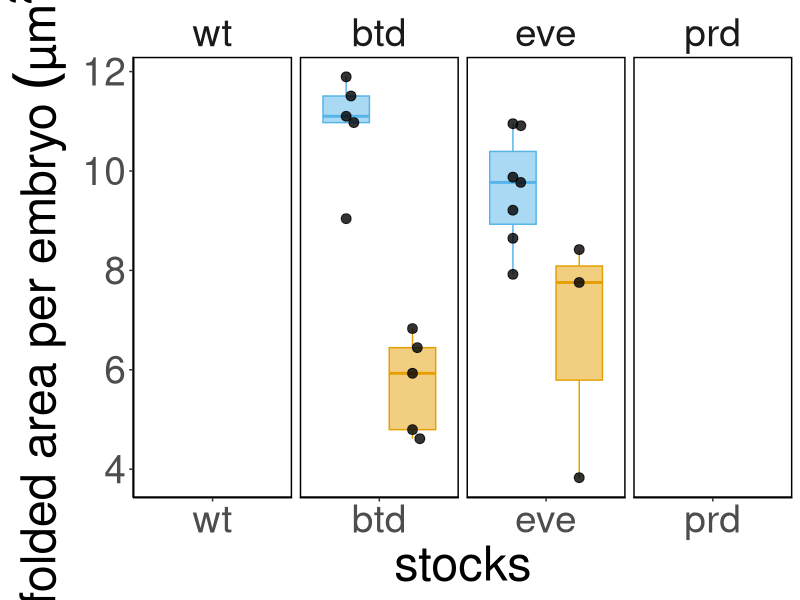
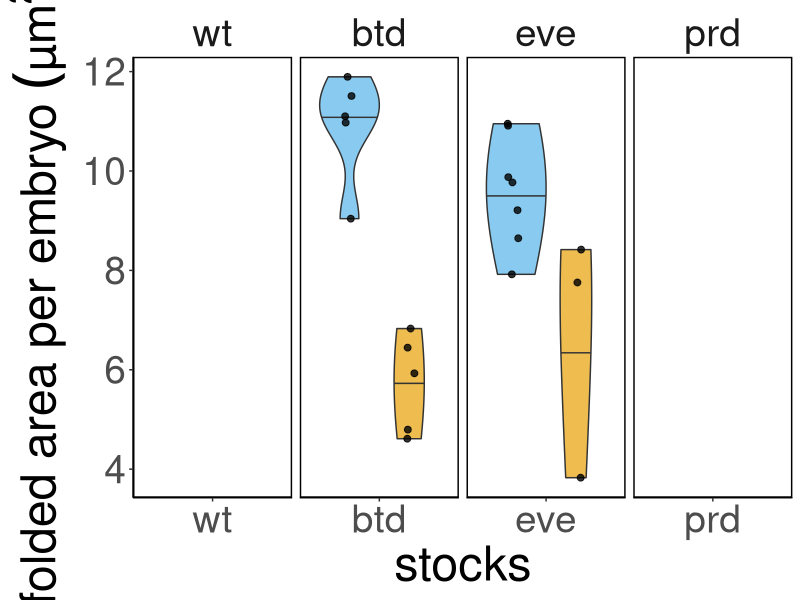
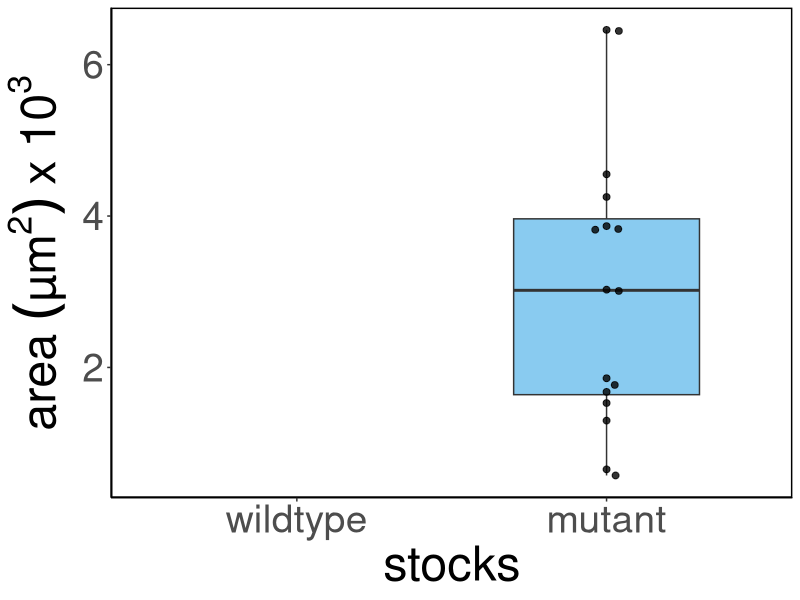
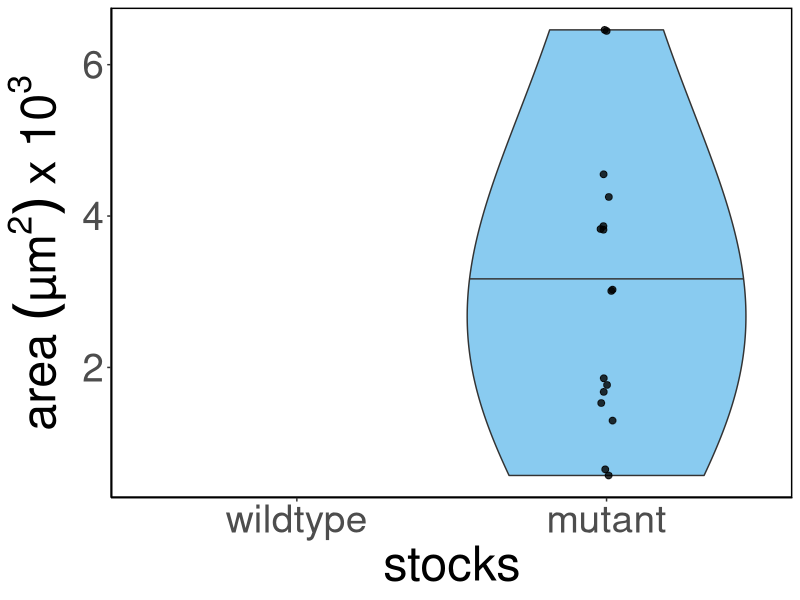
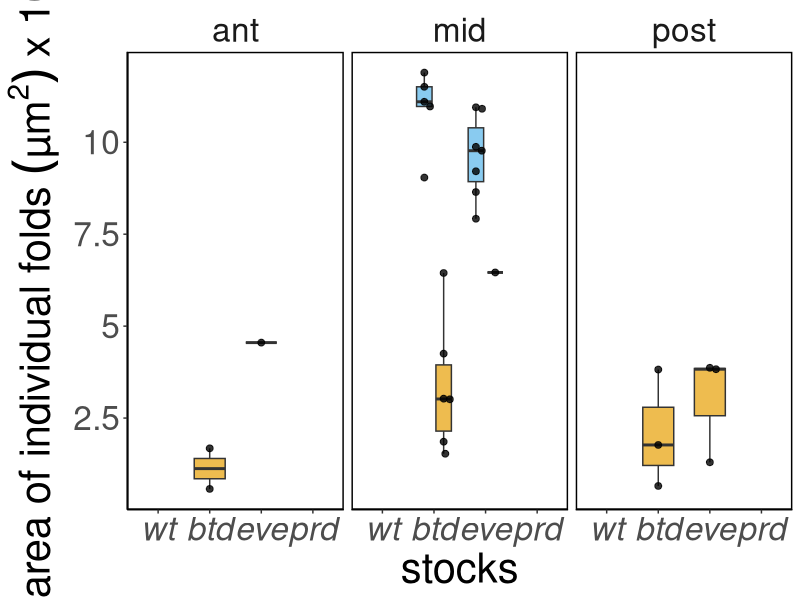
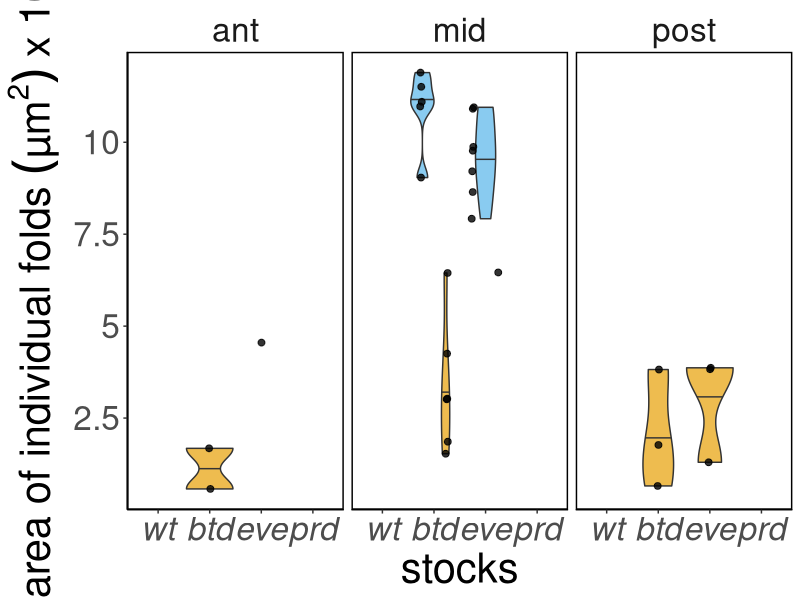
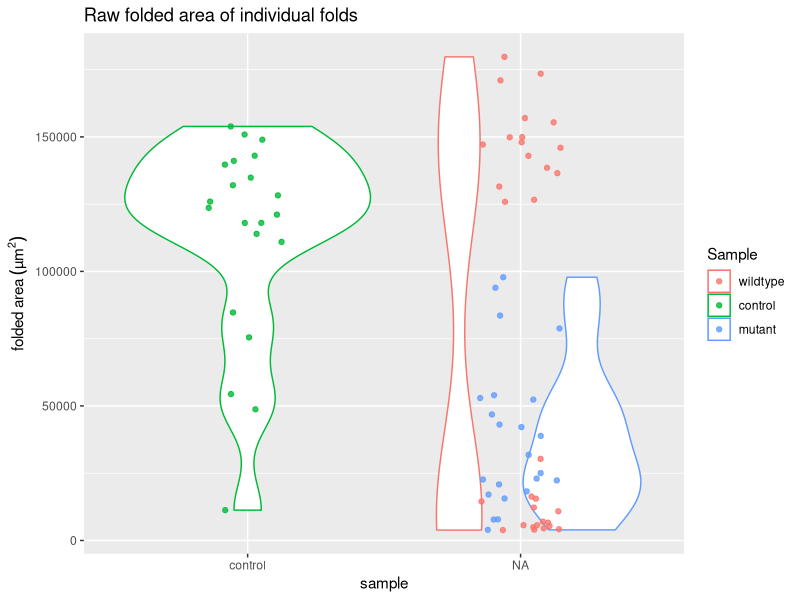
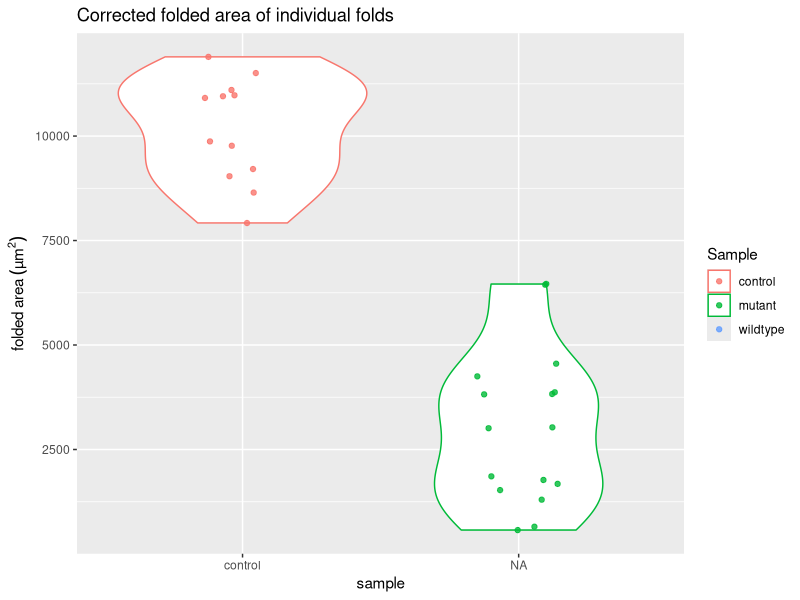

The R script that drew these images, in order: (Note: this script raises an error after producing the figures.)
## ---- chunk 1
knitr::opts_chunk$set(echo = TRUE, tidy = TRUE, cache = FALSE)
knitr::opts_knit$set(root.dir = "~/Dropbox/Projects/Cephalic_furrow/7-Paper/1-analyses/folded-area")
library(ggplot2)
library(ggbeeswarm)
## ---- chunk 2
# Load raw ROI measurements from ImageJ
results <- read.delim("results.txt")

# Remove slice number from the labels
results$Label <- gsub(":1", "", results$Label)

# Split label at "_s" to get the embryo name. sapply gets all first elements of the split.
results$Embryo <- sapply(strsplit(results$Label, "_s"), "[", 1)

# Remove "_CARE" from embryo name
results$Embryo <- gsub("_CARE", "", results$Embryo)

# Add columns with sample information (needs manual update for new ROIs)
#results$Stock <- substring(results$Label, 1, 3)

# Load sample info and merge with results
samples <- read.delim("samples.csv", sep = ",")
results <- merge(results, samples, by = "Label", all.x = TRUE)

# Load corrected area measurements for cartographic projections
corrected <- read.delim("corrected_results.txt", sep = "")
colnames(corrected) <- c("Label", "AreaCorr")

# Merge corrected area to results
results <- merge(results, corrected, by = "Label", all.x = TRUE)

# Transform data frame to order the stock for plotting
results <- transform(results, Stock=factor(Stock, levels = c("wt", "btd", "eve", "prd")))

# Quick fix to add type of fold
results$Type <- "EF"
results[results$Stock == "wt" & results$Position == "mid",]$Type <- "CF"
results[results$Stock == "btd" & results$Genotype == "heterozygote",]$Type <- "CF"
results[results$Stock == "eve" & results$Genotype == "heterozygote",]$Type <- "CF"
results[results$Stock == "prd" & results$Genotype == "heterozygote",]$Type <- "CF"
results[results$Stock == "prd" & results$Position == "mid",]$Type <- "CF"

# Transform data frame to order the stock for plotting
results <- transform(results, Sample=factor(Sample, levels = c("wildtype", "control", "mutant")))

# Sum total folded area
area <- aggregate(results$Area, list(results$Embryo), sum)
colnames(area) <- c("Embryo", "Area")

# Sum total folded area corrected
areacorr <- aggregate(results$AreaCorr, list(results$Embryo), sum)
colnames(areacorr) <- c("Embryo", "AreaCorr")

# Count number of folds
nfold <- data.frame(table(results$Embryo))
colnames(nfold) <- c("Embryo", "Folds")

# Get sample information
embryos <- unique(results[, c("Embryo", "Stock", "Sample", "Genotype")])

# Merge datasets
total <- merge(area, areacorr, by = "Embryo", all.x = TRUE)
total <- merge(total, nfold, by = "Embryo", all.x = TRUE)
total <- merge(total, embryos, by = "Embryo", all.x = TRUE)

# Transform data frame to order the stock for plotting
total <- transform(total, Stock=factor(Stock, levels = c("wt", "btd", "eve", "prd")))
## ---- chunk 3
# Print btd embryos
sprintf("btd: embryos=%s (het=%s, hom=%s), folds=%s (het=%s, hom=%s)",
        length(embryos[embryos$Stock == "btd",]$Embryo), # total embryos
        length(embryos[embryos$Genotype == "heterozygote" & embryos$Stock == "btd",]$Embryo), # het embryos
        length(embryos[embryos$Genotype == "homozygote" & embryos$Stock == "btd",]$Embryo), # hom embryos
        
        length(results[results$Stock == "btd",]$Label), # total folds
        length(results[results$Genotype == "heterozygote" & results$Stock == "btd",]$Label), # het folds
        length(results[results$Genotype == "homozygote" & results$Stock == "btd",]$Label) # het folds
        )

# Print eve embryos
sprintf("eve: embryos=%s (het=%s, hom=%s), folds=%s (het=%s, hom=%s)",
        length(embryos[embryos$Stock == "eve",]$Embryo), # total embryos
        length(embryos[embryos$Genotype == "heterozygote" & embryos$Stock == "eve",]$Embryo), # het embryos
        length(embryos[embryos$Genotype == "homozygote" & embryos$Stock == "eve",]$Embryo), # hom embryos
        
        length(results[results$Stock == "eve",]$Label), # total folds
        length(results[results$Genotype == "heterozygote" & results$Stock == "eve",]$Label), # het folds
        length(results[results$Genotype == "homozygote" & results$Stock == "eve",]$Label) # het folds
        )

# Print prd embryos
sprintf("prd: embryos=%s (het=%s, hom=%s), folds=%s (het=%s, hom=%s)",
        length(embryos[embryos$Stock == "prd",]$Embryo), # total embryos
        length(embryos[embryos$Genotype == "heterozygote" & embryos$Stock == "prd",]$Embryo), # het embryos
        length(embryos[embryos$Genotype == "homozygote" & embryos$Stock == "prd",]$Embryo), # hom embryos
        
        length(results[results$Stock == "prd",]$Label), # total folds
        length(results[results$Genotype == "heterozygote" & results$Stock == "prd",]$Label), # het folds
        length(results[results$Genotype == "homozygote" & results$Stock == "prd",]$Label) # het folds
        )

# Print wt embryos
sprintf(" wt: embryos=%s, folds=%s, ant=%s, mid=%s, post=%s",
        length(embryos[embryos$Stock == "wt",]$Embryo), # total embryos
        length(results[results$Stock == "wt",]$Label), # total folds
        length(results[results$Stock == "wt" & results$Position == "ant",]$Label), # anterior folds
        length(results[results$Stock == "wt" & results$Position == "mid",]$Label), # middle folds
        length(results[results$Stock == "wt" & results$Position == "post",]$Label) # posterior folds
        )
## ---- chunk 4
ggplot(total, aes(Stock, AreaCorr, fill = Genotype)) +
  geom_boxplot(aes(color = Genotype), show.legend = FALSE, alpha = 0.5, outlier.shape = NA, width = 0.7, position = position_dodge(width = 1.0)) +
  geom_point(alpha = 0.8, size = 3, show.legend = FALSE, position = position_beeswarm(priority = "descending", dodge.width = 1.0, cex = 6)) +
  scale_y_continuous(labels = function(x) x / 1000) +
  labs(x = "stocks", y = expression(paste("total folded area per embryo ", (µm^2)~x~10^3))) +
  facet_grid(cols = vars(Stock), scales = "free_x") +
  scale_fill_manual(values=c("#56b4e9", "#e69f03", "#cc79a7")) +
  scale_color_manual(values=c("#56b4e9", "#e69f03", "#cc79a7")) +
  theme_classic() +
  theme(text =  element_text(size = 35),
        strip.background = element_blank(),
        panel.background = element_rect(colour = "black", size=1),
        )
ggsave("4-plots/total-area-per-embryo.png", width = 12, height = 4)
ggsave("4-plots/total-area-per-embryo.svg", width = 12, height = 4)

## ---- chunk 5
library(ggbeeswarm)
ggplot(total, aes(Stock, AreaCorr, fill = Genotype)) +
  geom_violin(draw_quantiles = c("0.5"), show.legend = FALSE, trim = TRUE, alpha = 0.7, scale = "area", adjust = 2) +
  #geom_dotplot(fill = "black", color = "black", binaxis = "y", binwidth = 300, stackdir = "center", position = "dodge") +
  geom_point(alpha = 0.8, size = 2, show.legend = FALSE, position = position_jitterdodge(dodge.width = 1, jitter.width = 0.1)) +
  scale_y_continuous(labels = function(x) x / 1000) +
  labs(x = "stocks", y = expression(paste("total folded area per embryo ", (µm^2)~x~10^3))) +
  facet_grid(cols = vars(Stock), scales = "free_x") +
  scale_fill_manual(values=c("#56b4e9", "#e69f03", "#cc79a7")) +
  #scale_x_discrete(labels = c("wildtype", "heterozygote", "homozygote", "heterozygote", "homozygote")) +
  theme_classic() +
  theme(text =  element_text(size = 35),
        strip.background = element_blank(),
        panel.background = element_rect(colour = "black", size=1),
        #axis.text.x = element_text(face = "italic"),
        #legend.position = c(0.93,0.9),
        #legend.text = element_text(size = 20),
        #legend.title = element_text(size = 20),
        )
#ggsave("4-plots/total-area-per-embryo.png", width = 12, height = 4)
#ggsave("4-plots/total-area-per-embryo.svg", width = 12, height = 4)
## ---- chunk 6
ggplot(results[results$Stock != "prd" & results$Type == "EF",], aes(Sample, AreaCorr, fill = Sample)) +
  geom_boxplot(show.legend = FALSE, alpha = 0.7, outlier.shape = NA, width = 0.6, position = position_dodge(width = 0.75)) +
  geom_point(alpha = 0.8, size = 2, show.legend = FALSE, position = position_beeswarm(priority = "descending", dodge.width = 0.75, cex = 2)) +
  scale_y_continuous(labels = function(x) x / 1000) +
  labs(x = "stocks", y = expression(paste("area ", (µm^2)~x~10^3))) +
  scale_fill_manual(values=c("#56b4e9", "#e69f03", "#cc79a7")) +
  theme_classic() +
  theme(text =  element_text(size = 35),
        strip.background = element_blank(),
        panel.background = element_rect(colour = "black", size=1)
        )
ggsave("4-plots/individual-area-per-ectopic-fold.png", width = 12, height = 6)
ggsave("4-plots/individual-area-per-ectopic-fold.svg", width = 12, height = 6)

## ---- chunk 7
#ggplot(results[results$Stock != "prd",], aes(Stock, AreaCorr, fill = Type)) +
ggplot(results[results$Stock != "prd" & results$Type == "EF",], aes(Sample, AreaCorr, fill = Sample)) +
  #geom_violin(draw_quantiles = c("0.5"), show.legend = TRUE, trim = TRUE, alpha = 0.7) +
  geom_violin(draw_quantiles = c("0.5"), show.legend = FALSE, trim = TRUE, alpha = 0.7, scale = "area", adjust = 2) +
  geom_point(alpha = 0.8, size = 2, show.legend = FALSE, position = position_jitterdodge(dodge.width = 1, jitter.width = 0.1)) +
  scale_y_continuous(labels = function(x) x / 1000) +
  labs(x = "stocks", y = expression(paste("area ", (µm^2)~x~10^3))) +
  #facet_grid(cols = vars(Type), scales = "free_x") +
  scale_fill_manual(values=c("#56b4e9", "#e69f03", "#cc79a7")) +
  #scale_x_discrete(labels = c("wildtype", "heterozygote", "homozygote", "heterozygote", "homozygote")) +
  theme_classic() +
  theme(text =  element_text(size = 35),
        strip.background = element_blank(),
        panel.background = element_rect(colour = "black", size=1),
        #axis.text.x = element_text(face = "italic"),
        #legend.position = c(0.93,0.9),
        #legend.text = element_text(size = 20),
        #legend.title = element_text(size = 20),
        )
#ggsave("4-plots/individual-area-per-ectopic-fold.png", width = 12, height = 6)
#ggsave("4-plots/individual-area-per-ectopic-fold.svg", width = 12, height = 6)
## ---- chunk 8
ggplot(results, aes(Stock, AreaCorr, fill = Genotype)) +
  geom_boxplot(show.legend = FALSE, alpha = 0.7, outlier.shape = NA, width = 0.6, position = position_dodge(width = 0.75)) +
  geom_point(alpha = 0.8, size = 2, show.legend = FALSE, position = position_beeswarm(priority = "descending", dodge.width = 0.75, cex = 3)) +
  scale_y_continuous(labels = function(x) x / 1000) +
  labs(x = "stocks", y = expression(paste("area of individual folds ", (µm^2)~x~10^3))) +
  scale_fill_manual(values=c("#56b4e9", "#e69f03", "#cc79a7")) +
  facet_grid(cols = vars(Position), scales = "free") +
  theme_classic() +
  theme(text = element_text(size = 30),
        strip.background = element_blank(),
        panel.background = element_rect(colour = "black", size=1),
        axis.text.x = element_text(face = "italic"),
        legend.text = element_text(size = 15),
        legend.title = element_text(size = 15),
        )
ggsave("4-plots/area-individual-folds.png", width = 15, height = 8)
ggsave("4-plots/area-individual-folds.svg", width = 15, height = 8)
## ---- chunk 9
ggplot(results, aes(Stock, AreaCorr, fill = Genotype)) +
  geom_violin(draw_quantiles = c("0.5"), show.legend = FALSE, trim = TRUE, alpha = 0.7, scale = "area", adjust = 1) +
  geom_point(alpha = 0.8, size = 2, show.legend = FALSE, position = position_jitterdodge(dodge.width = 1, jitter.width = 0.05)) +
  scale_y_continuous(labels = function(x) x / 1000) +
  labs(x = "stocks", y = expression(paste("area of individual folds ", (µm^2)~x~10^3))) +
  scale_fill_manual(values=c("#56b4e9", "#e69f03", "#cc79a7")) +
  facet_grid(cols = vars(Position), scales = "free") +
  theme_classic() +
  theme(text = element_text(size = 30),
        strip.background = element_blank(),
        panel.background = element_rect(colour = "black", size=1),
        axis.text.x = element_text(face = "italic"),
        #legend.position = c(0.93,0.9),
        legend.text = element_text(size = 15),
        legend.title = element_text(size = 15),
        )
#ggsave("4-plots/area-individual-folds.png", width = 15, height = 8)
#ggsave("4-plots/area-individual-folds.svg", width = 15, height = 8)
## ---- chunk 10
# Plot raw area of individual folds
ggplot(results, aes(factor(Sample, level = c("control", "btd", "eve", "prd")), Area, colour = Sample)) +
  geom_violin() + geom_jitter(alpha = 0.8, width = 0.15) +
  labs(title = "Raw folded area of individual folds", x = "sample", y = expression(paste("folded area ", (µm^2))))
ggsave("4-plots/area_raw_folds.png")

# Plot corrected area of individual folds
ggplot(results, aes(factor(Sample, level = c("control", "btd", "eve", "prd")), AreaCorr, colour = Sample)) +
  geom_violin() + geom_jitter(alpha = 0.8, width = 0.15) +
  labs(title = "Corrected folded area of individual folds", x = "sample", y = expression(paste("folded area ", (µm^2))))
ggsave("4-plots/area_corrected_folds.png")

# Plot corrected area of individual folds
ggplot(results, aes(Genotype, AreaCorr, fill = Genotype)) +
  geom_violin(draw_quantiles = c("0.5"), show.legend = FALSE, alpha = 0.7) +
  geom_jitter(alpha = 0.8, width = 0.1, size = 2, show.legend = FALSE) +
  labs(x = "mutants", y = expression(paste("folded area ", (µm^2)))) +
  facet_grid(~Stock) 
  facet_grid(~Stock, strip.position = "top") 
  scale_color_manual(values=c("#56b4e9", "#e69f03")) +
  scale_fill_manual(values=c("#56b4e9", "#e69f03")) +
  theme_classic() +
  theme(text =  element_text(size = 25),
        strip.background = element_blank(),
        strip.placement = "outside",
        strip.text.x = element_text(face = "italic"),
        panel.background = element_rect(colour = "black", size=1))
ggsave("4-plots/area_corrected_folds_facet.png", width = 14, height = 5)
ggsave("4-plots/area_corrected_folds_facet.svg", width = 14, height = 5)

# Plot raw area of individual folds
ggplot(total, aes(factor(Sample, level = c("control", "btd", "eve", "prd")), Area, colour = Sample)) +
  geom_violin() + geom_jitter(alpha = 0.8, width = 0.15) +
  labs(title = "Raw folded area per embryo", x = "sample", y = expression(paste("folded area ", (µm^2))))
ggsave("4-plots/area_raw_embryos.png")

# Plot corrected area of individual folds
ggplot(total, aes(factor(Sample, level = c("control", "btd", "eve", "prd")), AreaCorr, colour = Sample)) +
  geom_violin() + geom_jitter(alpha = 0.8, width = 0.15) +
  labs(title = "Corrected folded area of individual folds", x = "sample", y = expression(paste("folded area ", (µm^2))))
ggsave("4-plots/area_corrected_embryos.png")

# Plot corrected area of individual folds
ggplot(total, aes(Genotype, AreaCorr, fill = Genotype)) +
  geom_violin(draw_quantiles = c("0.5"), show.legend = FALSE, alpha = 0.7) +
  geom_jitter(alpha = 0.8, width = 0.1, size = 2, show.legend = FALSE) +
  labs(x = "mutants", y = expression(paste("folded area ", (µm^2)))) +
  facet_wrap(~Stock, strip.position = "top") +
  scale_color_manual(values=c("#56b4e9", "#e69f03")) +
  scale_fill_manual(values=c("#56b4e9", "#e69f03")) +
  theme_classic() +
  theme(text =  element_text(size = 25),
        strip.background = element_blank(),
        strip.placement = "outside",
        strip.text.x = element_text(face = "italic"),
        panel.background = element_rect(colour = "black", size=1))
ggsave("4-plots/area_corrected_embryos_facet.png", width = 14, height = 5)
ggsave("4-plots/area_corrected_embryos_facet.svg", width = 14, height = 5)

# Plot correlation between raw area and number of folds
ggplot(total, aes(Folds, Area, colour = Sample)) + geom_point()
ggsave("4-plots/area_raw_by_nfolds.png")
# Plot correlation between corrected area and number of folds
ggplot(results, aes(Perim., AreaCorr, colour = Stock)) + geom_point()
ggsave("4-plots/area_corrected_by_nfolds.png")

## ---- chunk 11
# Subset results
results_btdeve <- results[results$Stock != "prd",]
total_btdeve <- total[total$Stock != "prd",]

# Plot raw area of individual folds
ggplot(results_btdeve, aes(factor(Sample, level = c("control", "btd", "eve")), Area, colour = Sample)) +
  geom_violin() + geom_jitter(alpha = 0.8, width = 0.15) +
  labs(title = "Raw folded area of individual folds", x = "sample", y = expression(paste("folded area ", (µm^2))))
ggsave("4-plots/btdeve_area_raw_folds.png")

# Plot corrected area of individual folds
ggplot(results_btdeve, aes(factor(Sample, level = c("control", "btd", "eve")), AreaCorr, colour = Sample)) +
  geom_violin() + geom_jitter(alpha = 0.8, width = 0.15) +
  labs(title = "Corrected folded area of individual folds", x = "sample", y = expression(paste("folded area ", (µm^2))))
ggsave("4-plots/btdeve_area_corrected_folds.png")

# Plot corrected area of individual folds
ggplot(results_btdeve, aes(Genotype, AreaCorr, fill = Genotype)) +
  geom_violin(draw_quantiles = c("0.5"), show.legend = FALSE, alpha = 0.7) +
  geom_jitter(alpha = 0.8, width = 0.1, size = 2, show.legend = FALSE) +
  labs(x = "mutants", y = expression(paste("folded area ", (µm^2*10^3)))) +
  facet_wrap(~Stock, strip.position = "top") +
  scale_color_manual(values=c("#56b4e9", "#e69f03")) +
  scale_fill_manual(values=c("#56b4e9", "#e69f03")) +
  scale_y_continuous(labels = function(x) x/1000) +
  theme_classic() +
  theme(text =  element_text(size = 30),
        strip.background = element_blank(),
        strip.placement = "outside",
        strip.text.x = element_text(face = "italic"),
        panel.background = element_rect(colour = "black", size=1))
ggsave("4-plots/btdeve_area_corrected_folds_facet.png", width = 12, height = 6)
ggsave("4-plots/btdeve_area_corrected_folds_facet.svg", width = 12, height = 6)

# Plot raw area of folding per embryo
ggplot(total_btdeve, aes(factor(Sample, level = c("control", "btd", "eve")), Area, colour = Sample)) +
  geom_violin() + geom_jitter(alpha = 0.8, width = 0.15) +
  labs(title = "Raw folded area per embryo", x = "sample", y = expression(paste("folded area ", (µm^2))))
ggsave("4-plots/btdeve_area_raw_embryos.png")

# Plot corrected area of folding per embryo
ggplot(total_btdeve, aes(factor(Sample, level = c("control", "btd", "eve")), AreaCorr, colour = Sample)) +
  geom_violin() + geom_jitter(alpha = 0.8, width = 0.15) +
  labs(title = "Corrected folded area of individual folds", x = "sample", y = expression(paste("folded area ", (µm^2))))
ggsave("4-plots/btdeve_area_corrected_embryos.png")

# Plot corrected area of folding per embryo
ggplot(total_btdeve, aes(Genotype, AreaCorr, fill = Genotype)) +
  geom_violin(draw_quantiles = c("0.5"), show.legend = FALSE, alpha = 0.7) +
  geom_jitter(alpha = 0.8, width = 0.1, size = 2, show.legend = FALSE) +
  labs(x = "mutants", y = expression(paste("folded area ", (µm^2*10^3)))) +
  facet_wrap(~Stock, strip.position = "top") +
  scale_color_manual(values=c("#56b4e9", "#e69f03")) +
  scale_fill_manual(values=c("#56b4e9", "#e69f03")) +
  scale_y_continuous(labels = function(x) x/1000) +
  theme_classic() +
  theme(text =  element_text(size = 30),
        strip.background = element_blank(),
        strip.placement = "outside",
        strip.text.x = element_text(face = "italic"),
        panel.background = element_rect(colour = "black", size=1))
ggsave("4-plots/btdeve_area_corrected_embryos_facet.png", width = 12, height = 6)
ggsave("4-plots/btdeve_area_corrected_embryos_facet.svg", width = 12, height = 6)

# Plot correlation between raw area and number of folds
ggplot(total_btdeve, aes(Folds, Area, colour = Sample)) + geom_point()
ggsave("4-plots/btdeve_area_raw_by_nfolds.png")

# Plot correlation between corrected area and number of folds
ggplot(total_btdeve, aes(Folds, AreaCorr, colour = Sample)) + geom_point()
ggsave("4-plots/btdeve_area_corrected_by_nfolds.png")
